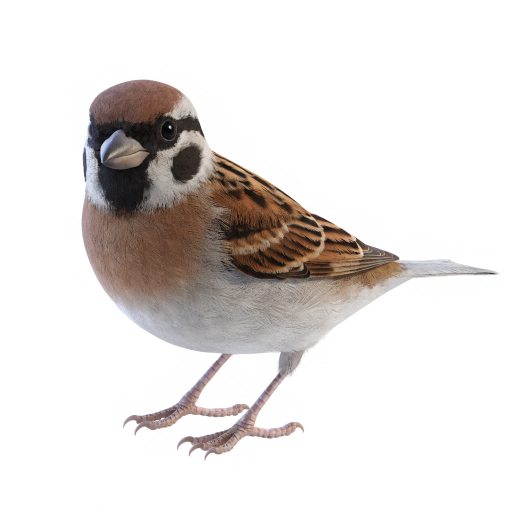
#> input picture tools/source_art/creature_bird.png, 1024 x 1024 px, given in place of app_icon_frame.png, which was not available (shown at 1/2 size)
$ python prepare_app_icon.py
#> lines starting #> are read from the running program, lines starting #| are printed output that depends on the picture; after the words box and inside, x2 and y2 are one past the last pixel; in counts of white or black regions, pixels touching at a corner belong together; pictures that were not available may be replaced by others from this repository, and a replacement may not be noted
### tools/prepare_building_art.py
#!/usr/bin/env python3
"""Clean up the ground tiles and building pictures received in #40 and write them to raw_assets/.

The originals are in tools/source_art/ and are never changed. For each one this script:

  * gives it a real alpha channel where it has none. The two windmill pictures came as JPEGs
    with the grey-and-white "transparency" checkerboard painted into the pixels; the board is
    keyed out by its colour (flat grey of the board's two tones) and by being reachable from
    the edge of the picture, or lying in a pocket of board inside the picture;
  * strips the pale halo that background removal left round the ground tiles and the blades
    (white wisps along the edges, a few bluish specks) and drops stray specks that are not
    part of the picture (a blue dot in a corner of the soil tile);
  * brings it to the atlas' source scale, 720 px per tile, where that makes it smaller:
    the ground tiles and the greenhouse are resized so that their footprint is exactly one
    tile wide; the tiles are also stretched upright so that their top face is a 2:1 diamond,
    the shape of a tile in the game;
  * works out its anchor (the point that stands on the ground) and, for the buildings that
    would have to be enlarged to cover their footprint, the scale they are drawn at, and
    writes both into atlas_overrides.json for asset_packer.py.

The hut, the well and the five decorations of #74 (PROPS) came on white, 1024 x 1024, like the
crops: they are cut out of it first (prepare_drawable_art.cut_out), taking out only the plain
white, as the hut's plinth is a pale cream that the usual cut bit into.

Usage:
  python tools/prepare_building_art.py                 # writes raw_assets/ and the overrides
  python tools/prepare_building_art.py --preview out/  # also writes preview pictures

Requires Pillow and numpy.
"""

from __future__ import annotations

import argparse
import json
from pathlib import Path

import numpy as np
from PIL import Image

TOOLS = Path(__file__).resolve().parent
SOURCE = TOOLS / "source_art"
RAW = TOOLS / "raw_assets"
OVERRIDES = TOOLS / "atlas_overrides.json"

#: Source pixels per tile, the scale asset_packer.py is run with (--source-tile-width 720).
TILE = 720

ALPHA_MIN = 8


# --- Masks -------------------------------------------------------------------------------------

def dilate(mask: np.ndarray, times: int = 1) -> np.ndarray:
    out = mask.copy()
    for _ in range(times):
        grown = out.copy()
        grown[1:, :] |= out[:-1, :]
        grown[:-1, :] |= out[1:, :]
        grown[:, 1:] |= out[:, :-1]
        grown[:, :-1] |= out[:, 1:]
        out = grown
    return out


def reconstruct(seed: np.ndarray, mask: np.ndarray) -> np.ndarray:
    """Everything in [mask] connected to [seed] (4-connected)."""
    region = seed & mask
    while True:
        grown = dilate(region) & mask
        if (grown == region).all():
            return region
        region = grown


def components(mask: np.ndarray) -> list[np.ndarray]:
    """The connected parts of [mask], largest first."""
    left = mask.copy()
    parts = []
    while left.any():
        y, x = np.argwhere(left)[0]
        seed = np.zeros_like(left)
        seed[y, x] = True
        part = reconstruct(seed, left)
        parts.append(part)
        left &= ~part
    return sorted(parts, key=lambda p: -p.sum())


def border(shape) -> np.ndarray:
    b = np.zeros(shape, bool)
    b[0, :] = b[-1, :] = b[:, 0] = b[:, -1] = True
    return b


# --- Cleaning ----------------------------------------------------------------------------------

# [85 lines left out: functions key_out_checkerboard, strip_halo, keep_main_part, not called in this run]


def crop(rgba: np.ndarray) -> np.ndarray:
    ys, xs = np.where(rgba[:, :, 3] > ALPHA_MIN)
    return rgba[ys.min():ys.max() + 1, xs.min():xs.max() + 1]


# [64 lines left out: functions resize, base_of, ground_centre_y, top_face_of, not called in this run]


# --- The pictures ------------------------------------------------------------------------------

def load(name: str) -> np.ndarray:
    return np.array(Image.open(SOURCE / name).convert("RGBA"))


# [190 lines left out: functions flatten_light, prepare_tile, flat_to_tile, bilinear, fit_plinth, not called in this run]


#: How high, as a share of the base's width, the foot of each picture may be stretched
#: ([fit_plinth]): up to where the stones meet the walls.
PLINTH_BAND = {"struct_cottage": 0.2, "struct_hut": 0.16}


# [42 lines left out: functions prepare_plinthed, prepare_building, not called in this run]


#: The pictures of #74, each (source, how it is sized):
#:   ("tiles", n)   a building over its footprint, n tiles across ([prepare_building]);
#:   ("w", share)   a decoration [share] of a tile wide; ("h", share) as tall: about the size it
#:                  was drawn in code, within its cell.
#: [band] is how much of the foot of the picture its base is looked for in ([base_of]): the well's
#: bucket hangs down to near the foot of the stones, so only the lowest part is taken there; the
#: bench's back legs end well above its front ones.
PROPS: dict[str, tuple[str, tuple, float]] = {
    "struct_hut": ("building_hut.png", ("tiles", 2), 0.35),
    "struct_well": ("building_well.png", ("w", 0.86), 0.12),
    "deco_rock": ("deco_rock.png", ("w", 0.46), 0.35),
    "deco_bench": ("deco_bench.png", ("w", 0.56), 0.45),
    "deco_lantern": ("deco_lantern.png", ("h", 0.44), 0.2),
    "deco_sprinkler": ("deco_sprinkler.png", ("h", 0.34), 0.2),
    "deco_weathervane": ("deco_weathervane.png", ("h", 0.8), 0.08),
    "deco_starter_crate": ("deco_starter_crate.png", ("w", 0.42), 0.2),
    "deco_bench_back": ("bench_back.png", ("w", 0.56), 0.45),
    "deco_rock_flat": ("rock_flat.png", ("w", 0.5), 0.35),
    "deco_rock_mossy": ("rock_mossy.png", ("w", 0.5), 0.35),
    "deco_rock_standing": ("rock_standing.png", ("h", 0.68), 0.1),
    "deco_rock_pebbles": ("rock_pebbles.png", ("w", 0.52), 0.3),
    "struct_bridge_taiko": ("bridge_taiko.png", ("w", 1.5), 0.3),
}


# [55 lines left out: functions cut_stone, cut_from_white, without_shut_in_white, prepare_prop, not called in this run]


#: How far short of the footprint's two ends the deck stops, in cells, together.
BRIDGE_MARGIN = 0.1

#: How much longer the bridge over a river two cells wide is: four cells to three, across the screen.
BRIDGE_LONG = 1.25

#: How much of the picture at each end, where the deck lies on the bank, keeps its shape.
BRIDGE_ENDS = 0.2

#: How much higher the middle of the long arch rises, as a share of the picture's height.
BRIDGE_RISE = 0.09


# [193 lines left out: functions lengthen_bridge, bridge_fit, nozzle_of, prepare_windmill, hub_of, polygon and 4 more, not called in this run]


#: How much of the daikon's root shows above the bed, from its shoulder down.
ROOT_SHOWN = 0.62


# [55 lines left out: functions prepare_daikon, prepare_all, not called in this run]


#: The things that came with no icon of their own: theirs is their picture.
ICONS_FROM_PICTURE = ("deco_rock_flat", "deco_rock_mossy", "deco_rock_standing", "deco_rock_pebbles", "struct_bridge_taiko")


# [40 lines left out: functions write, preview, main, not called in this run]


# [2 lines that do not run on import are left out]

### tools/prepare_app_icon.py
#!/usr/bin/env python3
"""Make the app's icon from the box garden and the sky (#87).

Inputs (tools/source_art, Recraft, 1024 x 1024):
  app_icon_frame.png   the wooden box garden on white
  app_icon_bg_sky.png  sky and hills, opaque

Outputs:
  res/mipmap-<density>/ic_launcher_foreground.png    the box, cut out, with a faint shadow under it
  res/mipmap-<density>/ic_launcher_background.png    the sky
  res/mipmap-<density>/ic_launcher_monochrome.png    one colour, for themed icons (Android 13 and up)
  res/mipmap-<density>/ic_launcher.png, _round.png   the two together, for launchers without
                                                     adaptive icons: a rounded square and a circle
  docs/store/icon_512.png                            for the Play listing: square, corners not rounded

An adaptive icon is a 108 dp canvas of which about the middle 72 dp show. The box is 72 dp wide,
in the middle, a little above it; the butterfly and the sunflower may reach out of the safe 66 dp.

Usage:
  python tools/prepare_app_icon.py                 # writes the icons
  python tools/prepare_app_icon.py --preview f.png # also a sheet of them under launcher masks

Requires Pillow and numpy.
"""

from __future__ import annotations

import argparse
from pathlib import Path

import numpy as np
from PIL import Image, ImageChops, ImageDraw, ImageFilter

from prepare_building_art import SOURCE, border, components, crop, dilate, reconstruct

ROOT = SOURCE.parent.parent
RES = ROOT / "app" / "src" / "main" / "res"
STORE = ROOT / "docs" / "store" / "icon_512.png"

#: Each density's canvas sides: the adaptive layers' 108 dp and the plain icon's 48 dp.
DENSITIES = {"mdpi": 1.0, "hdpi": 1.5, "xhdpi": 2.0, "xxhdpi": 3.0, "xxxhdpi": 4.0}

#: The size everything is made at before it is brought down.
CANVAS = 1296

#: The box's width on the 108 dp canvas, and how far above the middle it goes (a share of the canvas).
BOX_SHARE = 72 / 108
LIFT = 0.015

#: The box from its back corner to its front one, as a share of its width.
BOX_TALL = 0.54

#: The part of the sky's square that is used, a share of its side, from the bottom: the hills
#: otherwise lie below what an adaptive icon shows.
SKY_SHARE = 0.68

#: The ground shadow: how dark, and how soft (a share of the canvas).
SHADOW_ALPHA = 0.22
SHADOW_BLUR = 0.018

#: The least of plain white, in pixels of the original, that counts as a gap and not a highlight.
POCKET = 24

#: Share of the plain icon's side that is rounded off.
CORNER = 0.22


def cut_box() -> np.ndarray:
    """
    The box garden cut out of its white. What is white or pale and joined to the picture's edge goes,
    and pale pockets that white shows through; the outline is taken back out of the mix with the
    white, so that no pale line is left along the butterfly's wings or the sunflower's stem.
    """
    rgb = np.array(Image.open(SOURCE / "app_icon_frame.png").convert("RGB"))
#> rgb is the input picture: shape (1024, 1024, 3); mean R, G, B 226.9, 223, 221.1
    v = rgb.astype(float)
    darkest = v.min(axis=2)
    chroma = v.max(axis=2) - darkest
    pale = (darkest > 205) & (chroma < 26)
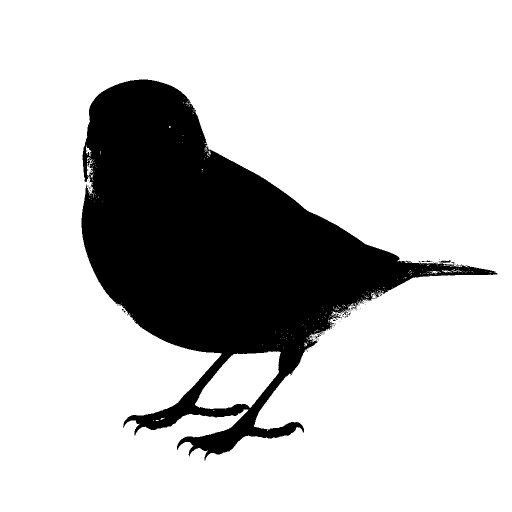
#> pale: shape (1024, 1024) bool (shown at 1/2 size); 77.8% white; 69 black regions (66 under 20 px), largest, box (x1, y1, x2, y2) and area: (163, 159, 995, 921) 232288, (877, 520, 902, 526) 74, (843, 521, 865, 524) 35
    background = reconstruct(border(pale.shape), pale)
#> in reconstruct, `region = seed & mask`: region: shape (1024, 1024) bool; 0.39% white in thin lines or dots
#> after the loop in reconstruct, `while True:`: region: shape (1024, 1024) bool; 76.5% white; 63 black regions (60 under 20 px), largest, box (x1, y1, x2, y2) and area: (163, 159, 995, 921) 246262, (877, 520, 902, 526) 74, (843, 521, 865, 524) 35
    # White seen through the leaves and round the butterfly, shut in by them.
    shut_in = (darkest > 232) & (chroma < 16) & ~background
#> shut_in: shape (1024, 1024) bool; 1.2% white; 3 white regions (2 under 20 px), largest, box (x1, y1, x2, y2) and area: (390, 704, 561, 817) 12399
    for part in components(shut_in):
#> in reconstruct (call 2), `region = seed & mask`: region: shape (1024, 1024) bool; 0% white in thin lines or dots, all inside (x1, y1, x2, y2) = (550, 704, 551, 705)
#> in dilate (call 446), `out = mask.copy()`: out: shape (1024, 1024) bool; 0% white in thin lines or dots, all inside (x1, y1, x2, y2) = (550, 704, 552, 706)
#> in dilate (call 447), `out = mask.copy()`: out: shape (1024, 1024) bool; 0% white in thin lines or dots, all inside (x1, y1, x2, y2) = (549, 704, 553, 707)
#> in dilate (call 448), `out = mask.copy()`: out: shape (1024, 1024) bool; 0% white in thin lines or dots, all inside (x1, y1, x2, y2) = (549, 704, 553, 708)
        if part.sum() >= POCKET:
            background |= part
#> this loop made 3 passes
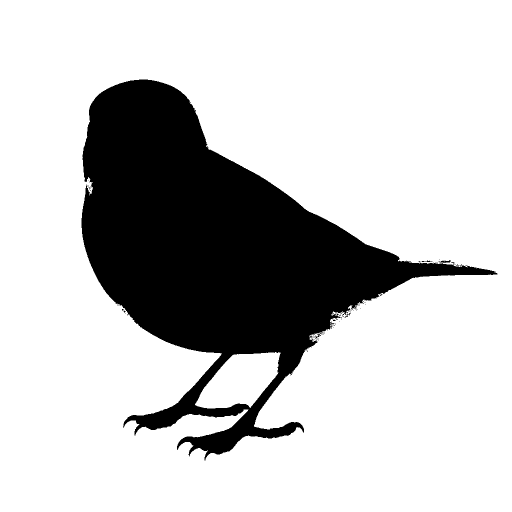
#> background: shape (1024, 1024) bool (shown at 1/2 size); 77.7% white; 63 black regions (60 under 20 px), largest, box (x1, y1, x2, y2) and area: (163, 159, 995, 921) 233863, (877, 520, 902, 526) 74, (843, 521, 865, 524) 35
    near = dilate(background, 3) & ~background
#> near: shape (1024, 1024) bool; 1.1% white in thin lines or dots, all inside (x1, y1, x2, y2) = (163, 159, 995, 921)
    alpha = np.where(background, 0.0, 1.0)
    alpha[near] = np.clip((245.0 - darkest[near]) / 60.0, 0.0, 1.0)
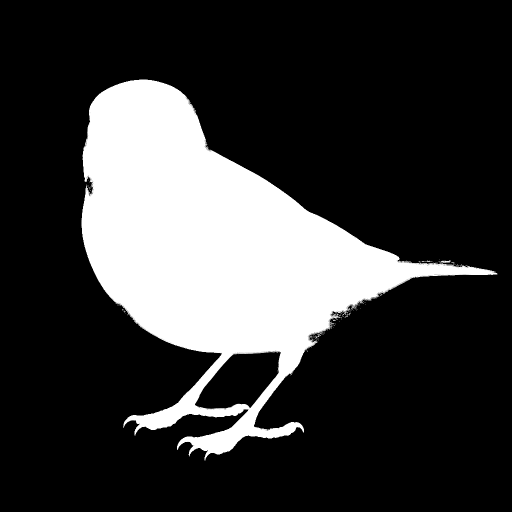
#> alpha: shape (1024, 1024) float64 (shown at 1/2 size); min 0, max 1, mean 0.222
    a = alpha[..., None]
    clean = np.clip((v - (1 - a) * 255.0) / np.maximum(a, 0.05), 0, 255)
    return crop(np.dstack([clean, alpha * 255.0]).round().astype(np.uint8))
#> in crop, `return rgba[ys.min():ys.max() + 1, xs.min():xs.max() + 1]`:
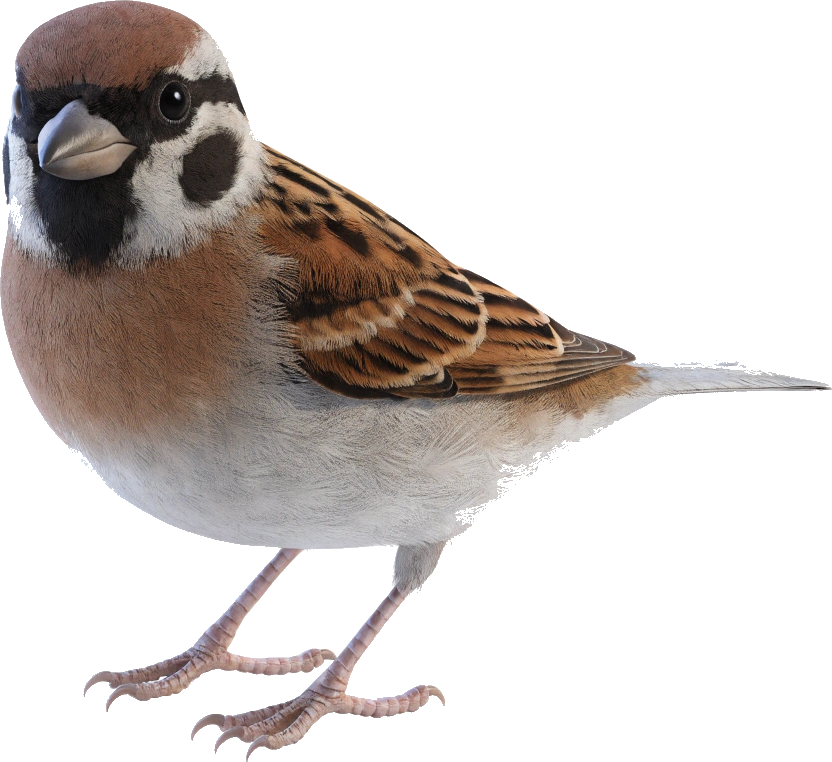
#> returned value: shape (762, 832, 4); mean of channels 0, 1, 2, 3 48, 41.6, 38.5, 93.7; transparent parts drawn white


def box_columns(rgba: np.ndarray) -> tuple[int, int]:
    """The left and right ends of the box: the widest part of the picture, in its lower half."""
    solid = rgba[:, :, 3] > 128
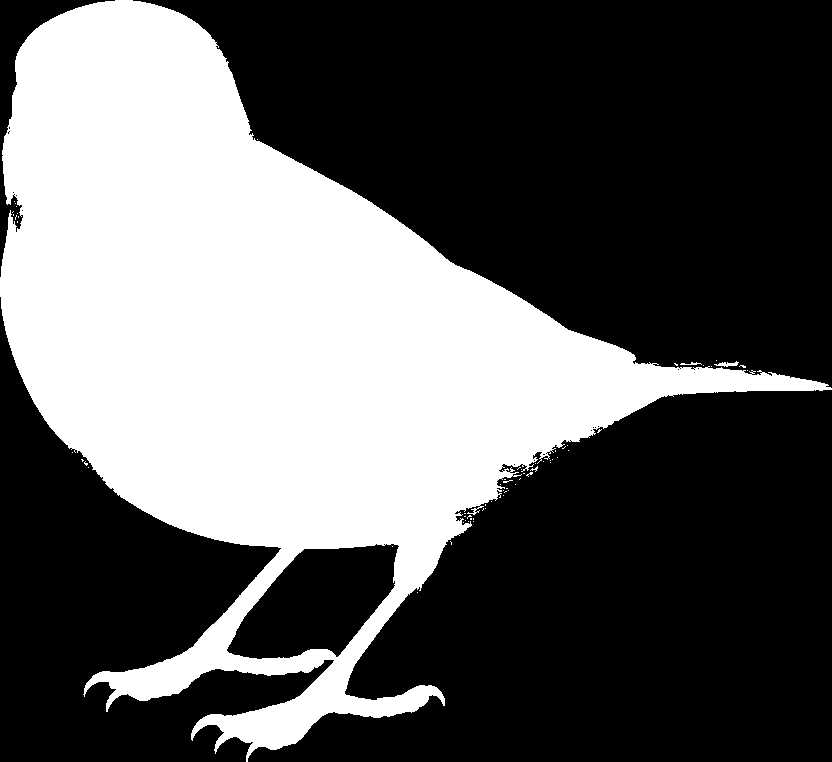
#> solid: shape (762, 832) bool; 36.9% white; 65 white regions (62 under 20 px), largest, box (x1, y1, x2, y2) and area: (0, 0, 832, 762) 233605, (714, 361, 739, 367) 74, (680, 362, 702, 365) 35
    h = solid.shape[0]
#> h = 762
    xs = np.where(solid[h // 2:].any(axis=0))[0]
#> xs = 809 values from 23 to 831
    return int(xs.min()), int(xs.max())


def foreground() -> Image.Image:
    box = cut_box()
    left, right = box_columns(box)
#> left = 23; right = 831
    scale = CANVAS * BOX_SHARE / (right - left + 1)
#> scale = 1.07
    h, w = box.shape[:2]
#> h = 762; w = 832
    size = (round(w * scale), round(h * scale))
#> size = (889, 814)
    sprite = Image.fromarray(box, "RGBA").convert("RGBa").resize(size, Image.LANCZOS).convert("RGBA")
    canvas = Image.new("RGBA", (CANVAS, CANVAS), (0, 0, 0, 0))
#> canvas: PIL image 1296x1296 RGBA; every value is 0
    # The middle of the box, not of what stands on it, goes on the middle of the canvas.
    x = round(CANVAS / 2 - (left + right + 1) / 2 * scale)
#> x = 191
    y = round(CANVAS * (0.5 - LIFT) - (h - (right - left + 1) * BOX_TALL / 2) * scale)
#> y = 48
    shadow = Image.new("L", (CANVAS, CANVAS), 0)
#> shadow: PIL image 1296x1296 L; every value is 0
    shadow.paste(sprite.getchannel("A"), (x, y + round(CANVAS * 0.012)))
    shadow = shadow.filter(ImageFilter.GaussianBlur(CANVAS * SHADOW_BLUR)).point(lambda v: int(v * SHADOW_ALPHA))
    # Only the part below the box's own outline shows; the rest lies under it.
    canvas.paste((30, 22, 12, 255), (0, 0), shadow)
    canvas.alpha_composite(sprite, (x, y))
    return canvas


def background() -> Image.Image:
    sky = Image.open(SOURCE / "app_icon_bg_sky.png").convert("RGBA")
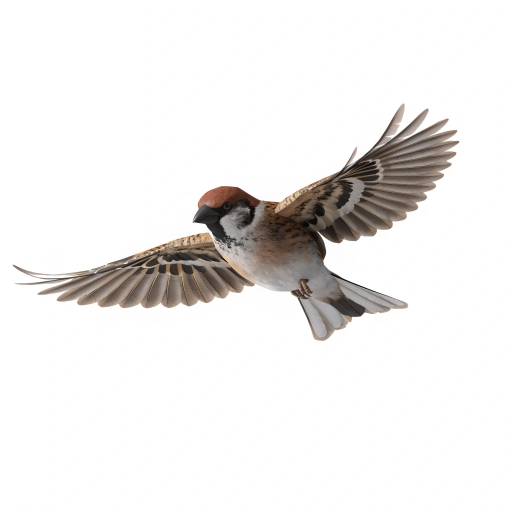
#> input picture tools/source_art/creature_bird_fly.png, 1024 x 1024 px, given in place of app_icon_bg_sky.png, which was not available (shown at 1/2 size)
    side = round(sky.width * SKY_SHARE)
#> side = 696
    left = (sky.width - side) // 2
#> left = 164
    return sky.crop((left, sky.height - side, left + side, sky.height)).resize((CANVAS, CANVAS), Image.LANCZOS)
#> returned value: PIL image 1296x1296 RGBA


def monochrome(front: Image.Image) -> Image.Image:
    """One colour for a themed icon: the outline of the box, house, sunflower and butterfly, solid. Without the shadow."""
    alpha = np.array(front).astype(float)[:, :, 3]
#> alpha: shape (1296, 1296) float64
    out = np.zeros(alpha.shape + (4,), np.uint8)
    out[:, :, :3] = 255
    out[:, :, 3] = np.clip((alpha - 120.0) * 3.0, 0, 255).astype(np.uint8)
#> out: shape (1296, 1296, 4)
    return Image.fromarray(out, "RGBA")


def flattened(front: Image.Image) -> Image.Image:
    """Sky and box on one square, cut to the 72 dp that an adaptive icon shows."""
    whole = background()
    whole.alpha_composite(front)
    inset = round(CANVAS * 18 / 108)
    return whole.crop((inset, inset, CANVAS - inset, CANVAS - inset))
#> returned value: PIL image 864x864 RGBA


def masked(picture: Image.Image, mask: Image.Image) -> Image.Image:
    out = picture.copy()
    out.putalpha(ImageChops.multiply(picture.getchannel("A"), mask.resize(picture.size, Image.LANCZOS)))
    return out


def rounded_mask(side: int, corner: float) -> Image.Image:
    mask = Image.new("L", (side * 4, side * 4), 0)
    ImageDraw.Draw(mask).rounded_rectangle((0, 0, side * 4 - 1, side * 4 - 1), radius=side * 4 * corner, fill=255)
    return mask


def round_mask(side: int) -> Image.Image:
    mask = Image.new("L", (side * 4, side * 4), 0)
    ImageDraw.Draw(mask).ellipse((0, 0, side * 4 - 1, side * 4 - 1), fill=255)
    return mask


def teardrop_mask(side: int) -> Image.Image:
    """The drop some launchers cut with: a circle with its bottom right corner left square."""
    mask = round_mask(side)
    ImageDraw.Draw(mask).rectangle((side * 2, side * 2, side * 4 - 1, side * 4 - 1), fill=255)
    return mask


def write(front: Image.Image, back: Image.Image, mono: Image.Image, flat: Image.Image) -> None:
    for density, factor in DENSITIES.items():
        folder = RES / f"mipmap-{density}"
        folder.mkdir(exist_ok=True)
        layer = round(108 * factor)
        for name, picture in (("foreground", front), ("background", back), ("monochrome", mono)):
            small = picture.convert("RGBa").resize((layer, layer), Image.LANCZOS).convert("RGBA")
            if name == "background":
                small = small.convert("RGB")
            small.save(folder / f"ic_launcher_{name}.png", optimize=True)
        icon = round(48 * factor)
        small = flat.resize((icon, icon), Image.LANCZOS)
        masked(small, rounded_mask(icon, CORNER)).save(folder / "ic_launcher.png", optimize=True)
        masked(small, round_mask(icon)).save(folder / "ic_launcher_round.png", optimize=True)
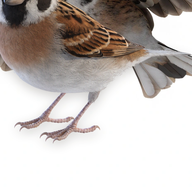
#> small: PIL image 192x192 RGBA; mean R, G, B, A 196.9, 190.2, 186.5, 255
    flat.resize((512, 512), Image.LANCZOS).save(STORE, optimize=True)


def preview(flat: Image.Image, mono: Image.Image, path: Path) -> None:
    masks = [("circle", round_mask), ("square", lambda s: rounded_mask(s, CORNER)), ("drop", teardrop_mask)]
    sizes = [360, 144, 96]
    margin = 24
    width = len(masks) * (sizes[0] + margin) + margin + sizes[0] + margin
    sheet = Image.new("RGBA", (width, sum(sizes) + margin * 4), (236, 232, 222, 255))
    for column, (_, make) in enumerate(masks):
        y = margin
        for side in sizes:
            sheet.alpha_composite(masked(flat.resize((side, side), Image.LANCZOS), make(side)), (margin + column * (sizes[0] + margin), y))
            y += side + margin
    # The themed icon, as a launcher tints it.
    side = sizes[0]
    tile = Image.new("RGBA", (side, side), (214, 228, 204, 255))
    inset = round(CANVAS * 18 / 108)
    shape = mono.crop((inset, inset, CANVAS - inset, CANVAS - inset)).resize((side, side), Image.LANCZOS)
    ink = Image.new("RGBA", (side, side), (44, 74, 44, 255))
    tile.paste(ink, (0, 0), shape.getchannel("A"))
    sheet.alpha_composite(masked(tile, round_mask(side)), (margin + len(masks) * (sizes[0] + margin), margin))
    sheet.convert("RGB").save(path)


def main() -> int:
    parser = argparse.ArgumentParser(description=__doc__, formatter_class=argparse.RawDescriptionHelpFormatter)
    parser.add_argument("--preview", type=Path, help="also write a sheet of the icon under launcher masks")
    args = parser.parse_args()
    front = foreground()
    back = background()
    mono = monochrome(front.copy())
    flat = flattened(front)
    write(front, back, mono, flat)
    if args.preview:
        preview(flat, mono, args.preview)
    return 0


if __name__ == "__main__":
    raise SystemExit(main())
#> (the program exits here)
